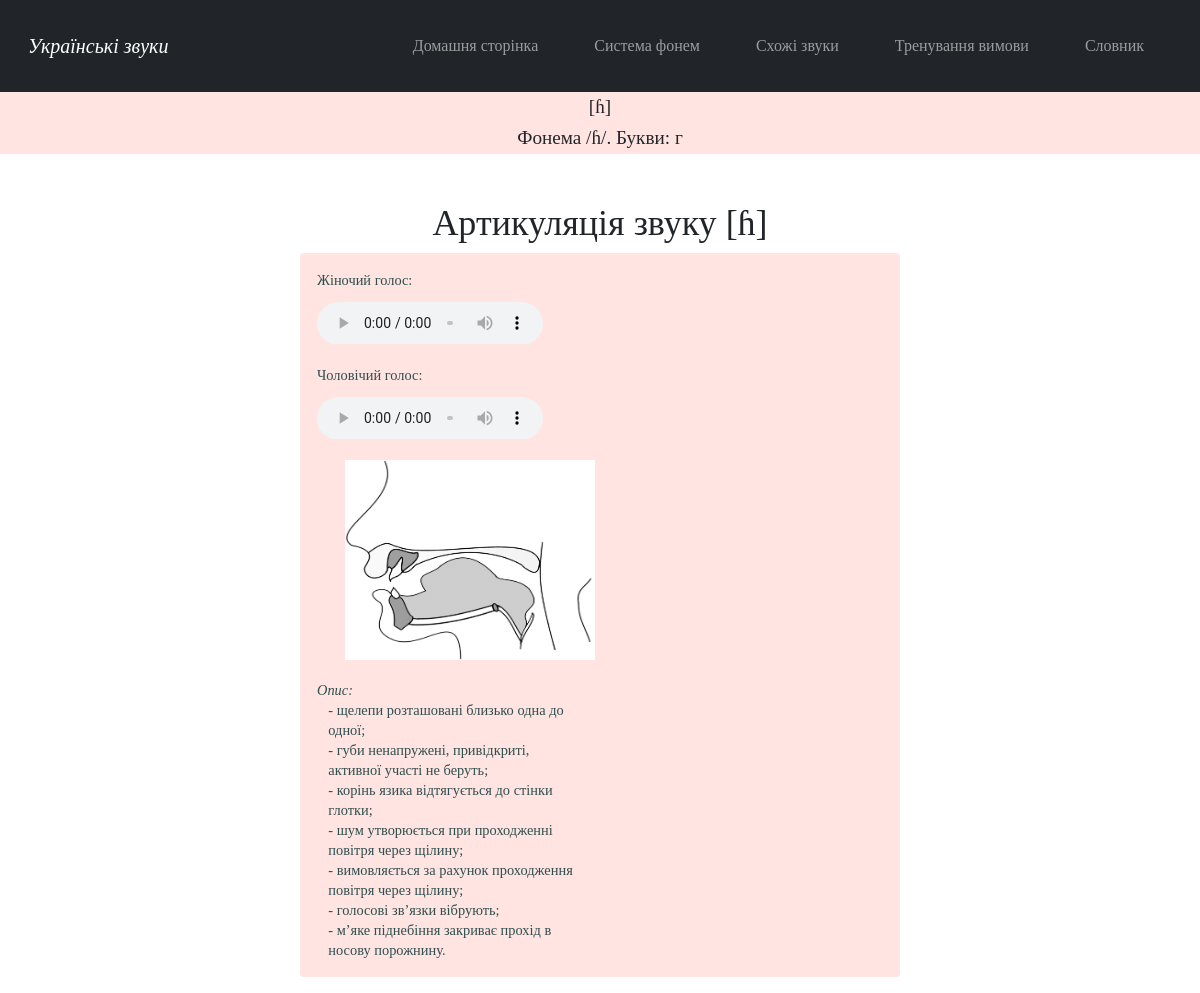
Page /sound_ɦ on the committed database.
### main/models.py (models this page shows)
class InformationAboutConsonants(models.Model):
    id = models.AutoField('id', primary_key=True)
    sound = models.CharField('звук', max_length=6)
    place_of_articulation = models.TextField('місце артикуляції', default='')
    way_of_articulation = models.TextField('спосіб артикуляції', default='')
    palatalization = models.TextField('ступінь палаталізації', default='')
    description = models.TextField('опис вимови')
    eng_description = models.TextField('англ. опис вимови', default='')
    image = models.ImageField('ілюстрація вимови', upload_to="media")
    audio = models.FileField(upload_to='documents/', default='')
    male_audio = models.FileField(upload_to='documents/', default='')

### main/views.py (called while the page is built)
def sound_ɦ(request):
    information = InformationAboutConsonants.objects.filter(sound__contains='ɦ')
    return render(request, 'main/sound_h.html', {'information': information})

### main/templates/main/sound_h.html
{% extends 'main/pattern_for_consonants.html' %}
{% load static %}
{% block sound %}[ɦ]{% endblock %}
{% block phoneme %}/ɦ/{% endblock %}
{% block letter %}г{% endblock %}

### main/templates/main/pattern_for_consonants.html (shortened to what this page needs)
{% extends 'main/pattern.html' %}
{% load i18n %}
{% load static %}
{% block stylesheet %}<link rel="stylesheet" href="{% static 'main/css/pattern_separate_sounds.css' %}">{% endblock %}
{% block content %}
<main>
    <div class="header">
        <h2>{% block sound %}{% endblock %}</h2>
         <h3>{% translate "Phoneme" %} {% block phoneme %}{% endblock %}.
            {% translate "Letters:" %} {% block letter %}{% endblock %}</h3>
    </div>
    <div class="main_content">
        {% get_current_language as LANGUAGE_CODE %}
        {% for el in information%}
        <h3>{% translate "Articulation of the sound" %} {{el.sound}}</h3>
            <div class="alert alert-custom  fade in alert-dismissable show mt-2">
                <figure><figcaption>{% translate "Жіночий голос:" %}</figcaption>
                    <audio controls src={{el.audio.url}}>
                    </audio>
                </figure>
                <figure><figcaption>{% translate "Чоловічий голос:" %}</figcaption>
                    <audio controls src={{el.male_audio.url}}>
                    </audio>
                </figure>
                <img src={{el.image.url}} alt="Звук">
                <p class="examples" id="examples">{% block examples %}{% endblock %}<br></p>
                <p><i>{% translate "Description:" %}</i></p>
                {% if LANGUAGE_CODE == "uk" %}
                    <p class = "description" id="description">{{el.description}}</p>
                {%else%}
                    <p class = "description" id="description1.2">{{el.eng_description}}</p>
                {%endif%}
            </div>
        {%endfor%}
    </div>
</main>
{% endblock %}

### main/static/main/css/pattern.css (style rules this page uses)
body { background: white; font-family: Garamond, Baskerville, "Baskerville Old Face", "Hoefler Text", "Times New Roman", serif; font-style: normal; font-variant: normal; font-weight: 400; line-height: 20px; }

### main/static/main/css/pattern_separate_sounds.css (style rules this page uses)
.header { text-align: center; background: #FFE4E1; width: 100%; height: 4em; padding-top: .3em; }
.header > h2, h3 { text-align: center; font-size: 1.2em; }
.main_content { margin-top: 4vw; font-size: .9em; margin-left: auto; margin-right: auto; }
.main_content > h3 { text-align: center; font-size: 3vw; }
.main_content img { margin-left: 5%; margin-bottom: 20px; width:250px; height:200px; }
.main_content p { white-space: pre-line; font-size: 1em; }
.alert-custom { background-color:#FFE4E1; color:#2F4F4F; }
.alert-custom > p { margin-bottom:0px; }
@media screen and (min-width:601px) { .header { margin-top: 50px; } }
@media screen and (min-width:601px) { .main_content { width: 80%; } }
@media screen and (min-width:601px) { .alert-custom { background-color: ; } }
@media screen and (min-width:601px) { audio { width: 50%; padding-top:2%; } }
@media screen and (min-width:768px) { .header { margin-top: 110px; } }
@media screen and (min-width:768px) { .alert-custom { background-color: ; } }
@media screen and (min-width:768px) { audio { width: 40%; } }
@media screen and (min-width:768px) { .examples { float: right; width: 45%; } }
@media screen and (min-width:768px) { .description { width: 45%; margin-left:2%; } }
@media screen and (min-width:980px) { .header { margin-top: 90px; } }
@media screen and (min-width:980px) { .main_content { width: 65%; } }
@media screen and (min-width:980px) { .alert-custom { background-color: ; } }
@media screen and (min-width:980px) { audio { width: 40%; } }
@media screen and (min-width:1200px) { .main_content { width: 50%; } }
@media screen and (min-width:1200px) { .alert-custom { background-color:; } }

### rows in the picture
InformationAboutConsonants: sound "[ɦ]", image (picture), description "- щелепи розташовані близько одна до одної; - губи ненапружені, привідкриті, активної участі не беруть; - корінь язика відтягується до стінки глотки; - шум утворюється при проходженні повітря через щілину; - вимовляється за рахунок проходження повітря через щілину; - голосові зв’язки вібрують; - м’яке піднебіння закриває прохід в носову порожнину."
